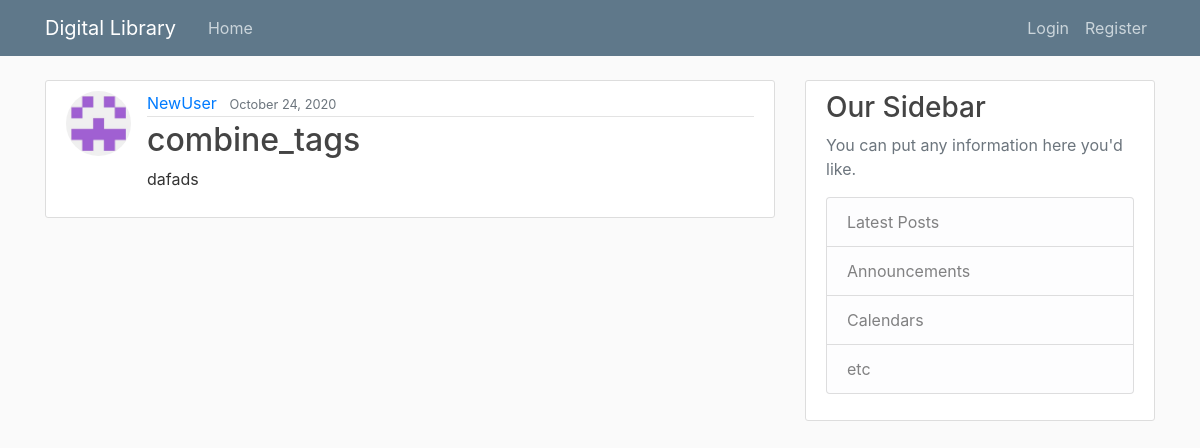
/content/18/, run on the app's committed database.
### Storage/models.py (models this page shows, shortened)
class Upload(models.Model):
    title = models.CharField(max_length=50)
    content = models.TextField()
    date = models.DateTimeField(default=timezone.now)
    user = models.ForeignKey(User, on_delete=models.CASCADE)
    tags = models.ManyToManyField(Tag, help_text="Select the tags")

### Users/models.py (models this page shows, shortened)
class Profile(models.Model):
    user = models.OneToOneField(User, on_delete=models.CASCADE)
    image = models.ImageField(default='default.jpg', upload_to='profile_pics')

### Storage/views.py (the view)
# urls.py: path('content/<int:pk>/', UploadDetailView.as_view(), name='Content-detail'),
class UploadDetailView(DetailView):
    model = Upload

### Storage/templates/Storage/Upload_detail.html (shortened to what this page needs)
{% extends "Storage/base.html" %}
{% block content %}
        <article class="media content-section">
            <img class="rounded-circle article-img" src="{{ upload.user.profile.image.url }}">
          <div class="media-body">
            <div class="article-metadata">
              <a class="mr-2" href="{% url 'User-uploads' upload.user.username %}">{{ upload.user }}</a>
              <small class="text-muted">{{ upload.date|date:"F d, Y" }}</small>
            </div>
            <h2 class="article-title">{{ upload.title }}</h2>
            <p class="article-content">{{ upload.content }}</p>
          </div>
        </article>
{% endblock content%}

### Storage/static/Storage/main.css (style rules this page uses)
body { background: #fafafa; color: #333333; margin-top: 5rem; }
h1, h2, h3, h4, h5, h6 { color: #444444; }
.content-section { background: #ffffff; padding: 10px 20px; border: 1px solid #dddddd; border-radius: 3px; margin-bottom: 20px; }
.article-title { color: #444444; }
.article-content { white-space: pre-line; }
.article-img { height: 65px; width: 65px; margin-right: 16px; }
.article-metadata { padding-bottom: 1px; margin-bottom: 4px; border-bottom: 1px solid #e3e3e3 }

### data on the page
Upload: user.profile.image (placeholder picture), user "NewUser", date "October 24, 2020", title "combine_tags", content "dafads"
